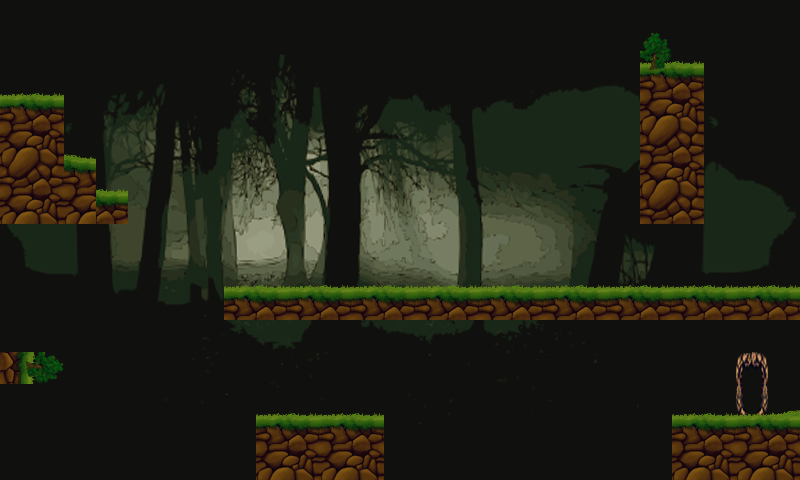

This game map was drawn from its Tiled (.tmx) file and the tilesets committed beside it. A one-line description and the trimmed map source follow:
An orthogonal 25x15 tile map with 32x32 px tiles, 4 tile layers (background, background1, background2, top), 3 tilesets and 29 objects (ground2, ground1, ground3, ground4, ground5, ...).

<map version="1.0" orientation="orthogonal" renderorder="right-down" width="25" height="15" tilewidth="32" tileheight="32" nextobjectid="71">
 <properties>
  <property name="mapmeta" value="mapvalue" />
 </properties>
 <tileset firstgid="1" name="Untitled" tilewidth="32" tileheight="32">
  <image source="tiles.png" width="256" height="32" />
 </tileset>
 <tileset firstgid="9" name="forest" tilewidth="32" tileheight="32">
  <image source="forest.png" width="320" height="320" />
 </tileset>
 <tileset firstgid="109" name="Gothic-Forest_Clip_Art" tilewidth="800" tileheight="480">
  <image source="Gothic-Forest_Clip_Art.png" width="800" height="480" />
 </tileset>
 <layer name="background" width="25" height="15">
  <data>[375 cells, 1 non-empty, 1 distinct tile ids]</data>
 </layer>
 <layer name="background1" width="25" height="15">
  <data>[375 cells, 3 non-empty, 3 distinct tile ids]</data>
 </layer>
 <layer name="background2" width="25" height="15">
  <data>[375 cells, 89 non-empty, 10 distinct tile ids]</data>
 </layer>
 <layer name="top" width="25" height="15">
  <data>[375 cells, 5 non-empty, 3 distinct tile ids]</data>
 </layer>
 <objectgroup name="obstacles">
  <properties>
   <property name="objectmeta" value="objectvalue" />
  </properties>
  <object id="6" name="ground2" x="672" y="417" width="135" height="77">
   <properties>
    <property name="name" value="ground2" />
   </properties>
  </object>
  <object id="13" name="ground1" x="1" y="352" width="40" height="34">
   <properties>
    <property name="name" value="ground2" />
   </properties>
  </object>
  <object id="35" name="ground3" x="-9" y="194" width="133" height="32">
   <properties>
    <property name="name" value="ground3" />
   </properties>
  </object>
  <object id="36" name="ground4" x="-3" y="101" width="66" height="98">
   <properties>
    <property name="name" value="ground4" />
   </properties>
  </object>
  <object id="38" name="ground5" x="639" y="67" width="63" height="155">
   <properties>
    <property name="name" value="ground5" />
   </properties>
  </object>
  <object id="43" name="ground6" x="60" y="161" width="35" height="38">
   <properties>
    <property name="name" value="ground6" />
   </properties>
  </object>
  <object id="67" name="ground7" x="224" y="291" width="590" height="31">
   <properties>
    <property name="name" value="ground7" />
   </properties>
  </object>
  <object id="70" name="ground8" x="257" y="418" width="127" height="75">
   <properties>
    <property name="name" value="ground8" />
   </properties>
  </object>
 </objectgroup>
 <objectgroup name="startFinish">
  <object id="10" name="start" x="8" y="33" width="48" height="64">
   <properties>
    <property name="name" value="start" />
   </properties>
  </object>
  <object id="12" name="finish" x="735" y="354" width="32" height="64">
   <properties>
    <property name="name" value="finish" />
   </properties>
  </object>
 </objectgroup>
 <objectgroup name="enemies">
  <object id="45" name="enemy1" x="155" y="34" width="34" height="31">
   <properties>
    <property name="name" value="enemy1" />
   </properties>
  </object>
  <object id="47" name="enemy2" x="427" y="111" width="34" height="31">
   <properties>
    <property name="name" value="enemy2" />
   </properties>
  </object>
  <object id="48" name="enemy3" x="179" y="289" width="34" height="31">
   <properties>
    <property name="name" value="enemy3" />
   </properties>
  </object>
  <object id="49" name="enemy4" x="231" y="171" width="34" height="31">
   <properties>
    <property name="name" value="enemy4" />
   </properties>
  </object>
  <object id="50" name="enemy5" x="280" y="173" width="34" height="31">
   <properties>
    <property name="name" value="enemy5" />
   </properties>
  </object>
  <object id="51" name="enemy6" x="600" y="174" width="34" height="31">
   <properties>
    <property name="name" value="enemy6" />
   </properties>
  </object>
  <object id="52" name="enemy7" x="392" y="171" width="34" height="31">
   <properties>
    <property name="name" value="enemy7" />
   </properties>
  </object>
  <object id="53" name="enemy8" x="441" y="172" width="34" height="31">
   <properties>
    <property name="name" value="enemy8" />
   </properties>
  </object>
  <object id="54" name="enemy9" x="503" y="171" width="34" height="31">
   <properties>
    <property name="name" value="enemy9" />
   </properties>
  </object>
  <object id="55" name="enemy10" x="556" y="170" width="34" height="31">
   <properties>
    <property name="name" value="enemy10" />
   </properties>
  </object>
  <object id="56" name="enemy11" x="138" y="169" width="34" height="31">
   <properties>
    <property name="name" value="enemy11" />
   </properties>
  </object>
  <object id="63" name="enemy12" x="336" y="169" width="34" height="31">
   <properties>
    <property name="name" value="enemy12" />
   </properties>
  </object>
  <object id="65" name="enemy13" x="183" y="170" width="34" height="31">
   <properties>
    <property name="name" value="enemy13" />
   </properties>
  </object>
  <object id="69" name="enemy14" x="7" y="214" width="34" height="31">
   <properties>
    <property name="name" value="enemy14" />
   </properties>
  </object>
 </objectgroup>
 <objectgroup name="shackleables">
  <object id="57" name="shackleable1" x="639" y="33" width="32" height="32">
   <properties>
    <property name="name" value="shackleable1" />
   </properties>
  </object>
  <object id="58" name="shackleable2" x="37" y="353" width="32" height="32">
   <properties>
    <property name="name" value="shackleable2" />
   </properties>
  </object>
 </objectgroup>
 <objectgroup name="platforms">
  <object id="28" name="platform1" x="409" y="421" width="64" height="32">
   <properties>
    <property name="name" value="platform1" />
   </properties>
  </object>
 </objectgroup>
 <objectgroup name="pinecones">
  <object id="59" name="pinecone1" x="107" y="231" width="23" height="27">
   <properties>
    <property name="name" value="pinecone1" />
   </properties>
  </object>
  <object id="60" name="pinecone2" x="760" y="4" width="23" height="27">
   <properties>
    <property name="name" value="pinecone2" />
   </properties>
  </object>
 </objectgroup>
</map>
